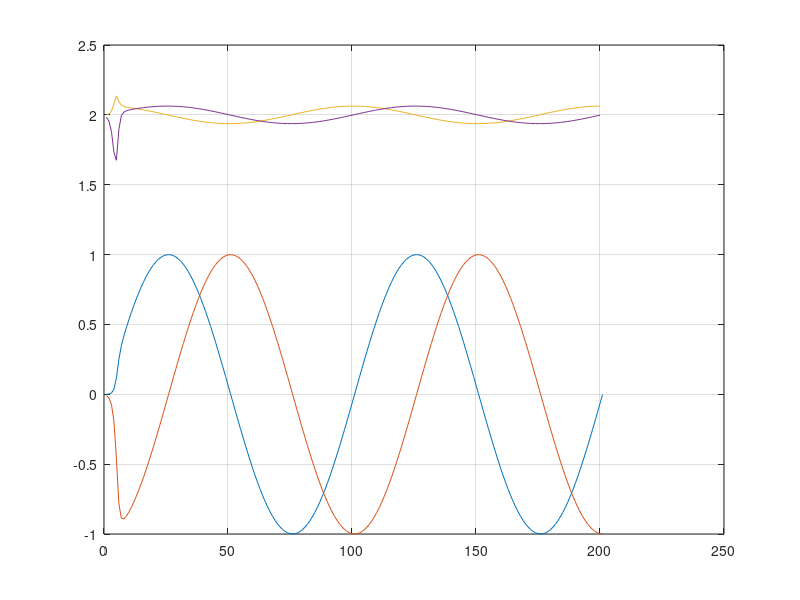

This figure's MATLAB source:

# Hopf oscillator
# Approximation by fourth order Runge-Kutta

STEPS = 100
TURNS = 2

alpha = 1;
mu = 1;
omega = 2*pi/STEPS;

x = 0;
y = -0.01;

function [dx, dy] = F (alpha, mu, omega, x, y)
  dx = alpha * (mu - x^2 - y^2) * x - omega * y;
  dy = alpha * (mu - x^2 - y^2) * y + omega * x;
endfunction

fx=[];
fy=[];
fdx=[];
fdy=[];

for i = 1:(STEPS*TURNS)

  fx(i) = x;
  fy(i) = y;

  # Аппроксимация Рунге-Кутта
  [K1dx, K1dy] = F(alpha, mu, omega, x, y);
  [K2dx, K2dy] = F(alpha, mu, omega, x + K1dx/2, y + K1dy/2);
  [K3dx, K3dy] = F(alpha, mu, omega, x + K2dx/2, y + K2dy/2);
  [K4dx, K4dy] = F(alpha, mu, omega, x + K3dx, y + K3dy);

  dx = (K1dx + 2*K2dx + 2*K3dx + K4dx) / 6;
  dy = (K1dy + 2*K2dy + 2*K3dy + K4dy) / 6;
  x = x + dx;
  y = y + dy;

  fdx(i) = dx + 2;
  fdy(i) = dy + 2;
endfor

fx(i+1) = x;
fy(i+1) = y;

##plot(fx, fy)
plot(fx, "", fy, "", fdx, "", fdy)
grid on
